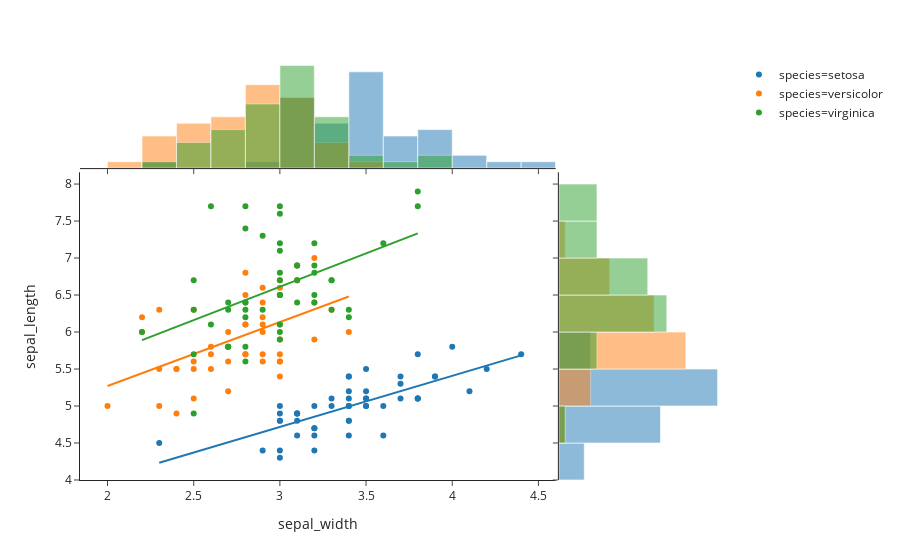

This figure's notebook cell:
### Code cell
import plotly.express as px
df = px.data.iris()
fig = px.scatter(df, x="sepal_width", y="sepal_length", color="species", marginal_y="histogram",
           marginal_x="histogram", trendline="ols", template="simple_white")
fig.show()

### Figure 1 — Plotly figure (JSON) as saved in the notebook; plotly's stock layout.template omitted (floating-point values rounded to 4 significant figures)
{"data": [{"hoverlabel": {"namelength": 0}, "hovertemplate": "species=setosa<br>sepal_width=%{x}<br>sepal_length=%{y}", "legendgroup": "species=setosa", "marker": {"color": "#1F77B4", "symbol": "circle"}, "mode": "markers", "name": "species=setosa", "showlegend": true, "type": "scatter", "x": [3.5, 3, 3.2, 3.1, 3.6, 3.9, 3.4, 3.4, 2.9, 3.1, 3.7, 3.4, 3, 3, 4, 4.4, 3.9, 3.5, 3.8, 3.8, 3.4, 3.7, 3.6, 3.3, 3.4, 3, 3.4, 3.5, 3.4, 3.2, 3.1, 3.4, 4.1, 4.2, 3.1, 3.2, 3.5, 3.1, 3, 3.4, 3.5, 2.3, 3.2, 3.5, 3.8, 3, 3.8, 3.2, 3.7, 3.3], "xaxis": "x", "y": [5.1, 4.9, 4.7, 4.6, 5, 5.4, 4.6, 5, 4.4, 4.9, 5.4, 4.8, 4.8, 4.3, 5.8, 5.7, 5.4, 5.1, 5.7, 5.1, 5.4, 5.1, 4.6, 5.1, 4.8, 5, 5, 5.2, 5.2, 4.7, 4.8, 5.4, 5.2, 5.5, 4.9, 5, 5.5, 4.9, 4.4, 5.1, 5, 4.5, 4.4, 5, 5.1, 4.8, 5.1, 4.6, 5.3, 5], "yaxis": "y"}, {"alignmentgroup": "True", "bingroup": "x", "hoverlabel": {"namelength": 0}, "hovertemplate": "species=setosa<br>sepal_width=%{x}<br>count=%{y}", "legendgroup": "species=setosa", "marker": {"color": "#1F77B4"}, "name": "species=setosa", "offsetgroup": "species=setosa", "opacity": 0.5, "showlegend": false, "type": "histogram", "x": [3.5, 3, 3.2, 3.1, 3.6, 3.9, 3.4, 3.4, 2.9, 3.1, 3.7, 3.4, 3, 3, 4, 4.4, 3.9, 3.5, 3.8, 3.8, 3.4, 3.7, 3.6, 3.3, 3.4, 3, 3.4, 3.5, 3.4, 3.2, 3.1, 3.4, 4.1, 4.2, 3.1, 3.2, 3.5, 3.1, 3, 3.4, 3.5, 2.3, 3.2, 3.5, 3.8, 3, 3.8, 3.2, 3.7, 3.3], "xaxis": "x3", "yaxis": "y3"}, {"alignmentgroup": "True", "bingroup": "y", "hoverlabel": {"namelength": 0}, "hovertemplate": "species=setosa<br>sepal_length=%{y}<br>count=%{x}", "legendgroup": "species=setosa", "marker": {"color": "#1F77B4"}, "name": "species=setosa", "offsetgroup": "species=setosa", "opacity": 0.5, "showlegend": false, "type": "histogram", "xaxis": "x2", "y": [5.1, 4.9, 4.7, 4.6, 5, 5.4, 4.6, 5, 4.4, 4.9, 5.4, 4.8, 4.8, 4.3, 5.8, 5.7, 5.4, 5.1, 5.7, 5.1, 5.4, 5.1, 4.6, 5.1, 4.8, 5, 5, 5.2, 5.2, 4.7, 4.8, 5.4, 5.2, 5.5, 4.9, 5, 5.5, 4.9, 4.4, 5.1, 5, 4.5, 4.4, 5, 5.1, 4.8, 5.1, 4.6, 5.3, 5], "yaxis": "y2"}, {"hoverlabel": {"namelength": 0}, "hovertemplate": "<b>OLS trendline</b><br>sepal_length = 0.690854 * sepal_width + 2.644660<br>R<sup>2</sup>=0.557681<br><br>species=setosa<br>sepal_width=%{x}<br>sepal_length=%{y} <b>(trend)</b>", "legendgroup": "species=setosa", "marker": {"color": "#1F77B4", "symbol": "circle"}, "mode": "lines", "name": "species=setosa", "showlegend": false, "type": "scatter", "x": [2.3, 2.9, 3, 3, 3, 3, 3, 3, 3.1, 3.1, 3.1, 3.1, 3.1, 3.2, 3.2, 3.2, 3.2, 3.2, 3.3, 3.3, 3.4, 3.4, 3.4, 3.4, 3.4, 3.4, 3.4, 3.4, 3.4, 3.5, 3.5, 3.5, 3.5, 3.5, 3.5, 3.6, 3.6, 3.7, 3.7, 3.7, 3.8, 3.8, 3.8, 3.8, 3.9, 3.9, 4, 4.1, 4.2, 4.4], "xaxis": "x", "y": [4.234, 4.648, 4.717, 4.717, 4.717, 4.717, 4.717, 4.717, 4.786, 4.786, 4.786, 4.786, 4.786, 4.855, 4.855, 4.855, 4.855, 4.855, 4.924, 4.924, 4.994, 4.994, 4.994, 4.994, 4.994, 4.994, 4.994, 4.994, 4.994, 5.063, 5.063, 5.063, 5.063, 5.063, 5.063, 5.132, 5.132, 5.201, 5.201, 5.201, 5.27, 5.27, 5.27, 5.27, 5.339, 5.339, 5.408, 5.477, 5.546, 5.684], "yaxis": "y"}, {"hoverlabel": {"namelength": 0}, "hovertemplate": "species=versicolor<br>sepal_width=%{x}<br>sepal_length=%{y}", "legendgroup": "species=versicolor", "marker": {"color": "#FF7F0E", "symbol": "circle"}, "mode": "markers", "name": "species=versicolor", "showlegend": true, "type": "scatter", "x": [3.2, 3.2, 3.1, 2.3, 2.8, 2.8, 3.3, 2.4, 2.9, 2.7, 2, 3, 2.2, 2.9, 2.9, 3.1, 3, 2.7, 2.2, 2.5, 3.2, 2.8, 2.5, 2.8, 2.9, 3, 2.8, 3, 2.9, 2.6, 2.4, 2.4, 2.7, 2.7, 3, 3.4, 3.1, 2.3, 3, 2.5, 2.6, 3, 2.6, 2.3, 2.7, 3, 2.9, 2.9, 2.5, 2.8], "xaxis": "x", "y": [7, 6.4, 6.9, 5.5, 6.5, 5.7, 6.3, 4.9, 6.6, 5.2, 5, 5.9, 6, 6.1, 5.6, 6.7, 5.6, 5.8, 6.2, 5.6, 5.9, 6.1, 6.3, 6.1, 6.4, 6.6, 6.8, 6.7, 6, 5.7, 5.5, 5.5, 5.8, 6, 5.4, 6, 6.7, 6.3, 5.6, 5.5, 5.5, 6.1, 5.8, 5, 5.6, 5.7, 5.7, 6.2, 5.1, 5.7], "yaxis": "y"}, {"alignmentgroup": "True", "bingroup": "x", "hoverlabel": {"namelength": 0}, "hovertemplate": "species=versicolor<br>sepal_width=%{x}<br>count=%{y}", "legendgroup": "species=versicolor", "marker": {"color": "#FF7F0E"}, "name": "species=versicolor", "offsetgroup": "species=versicolor", "opacity": 0.5, "showlegend": false, "type": "histogram", "x": [3.2, 3.2, 3.1, 2.3, 2.8, 2.8, 3.3, 2.4, 2.9, 2.7, 2, 3, 2.2, 2.9, 2.9, 3.1, 3, 2.7, 2.2, 2.5, 3.2, 2.8, 2.5, 2.8, 2.9, 3, 2.8, 3, 2.9, 2.6, 2.4, 2.4, 2.7, 2.7, 3, 3.4, 3.1, 2.3, 3, 2.5, 2.6, 3, 2.6, 2.3, 2.7, 3, 2.9, 2.9, 2.5, 2.8], "xaxis": "x3", "yaxis": "y3"}, {"alignmentgroup": "True", "bingroup": "y", "hoverlabel": {"namelength": 0}, "hovertemplate": "species=versicolor<br>sepal_length=%{y}<br>count=%{x}", "legendgroup": "species=versicolor", "marker": {"color": "#FF7F0E"}, "name": "species=versicolor", "offsetgroup": "species=versicolor", "opacity": 0.5, "showlegend": false, "type": "histogram", "xaxis": "x2", "y": [7, 6.4, 6.9, 5.5, 6.5, 5.7, 6.3, 4.9, 6.6, 5.2, 5, 5.9, 6, 6.1, 5.6, 6.7, 5.6, 5.8, 6.2, 5.6, 5.9, 6.1, 6.3, 6.1, 6.4, 6.6, 6.8, 6.7, 6, 5.7, 5.5, 5.5, 5.8, 6, 5.4, 6, 6.7, 6.3, 5.6, 5.5, 5.5, 6.1, 5.8, 5, 5.6, 5.7, 5.7, 6.2, 5.1, 5.7], "yaxis": "y2"}, {"hoverlabel": {"namelength": 0}, "hovertemplate": "<b>OLS trendline</b><br>sepal_length = 0.865078 * sepal_width + 3.539735<br>R<sup>2</sup>=0.276582<br><br>species=versicolor<br>sepal_width=%{x}<br>sepal_length=%{y} <b>(trend)</b>", "legendgroup": "species=versicolor", "marker": {"color": "#FF7F0E", "symbol": "circle"}, "mode": "lines", "name": "species=versicolor", "showlegend": false, "type": "scatter", "x": [2, 2.2, 2.2, 2.3, 2.3, 2.3, 2.4, 2.4, 2.4, 2.5, 2.5, 2.5, 2.5, 2.6, 2.6, 2.6, 2.7, 2.7, 2.7, 2.7, 2.7, 2.8, 2.8, 2.8, 2.8, 2.8, 2.8, 2.9, 2.9, 2.9, 2.9, 2.9, 2.9, 2.9, 3, 3, 3, 3, 3, 3, 3, 3, 3.1, 3.1, 3.1, 3.2, 3.2, 3.2, 3.3, 3.4], "xaxis": "x", "y": [5.27, 5.443, 5.443, 5.529, 5.529, 5.529, 5.616, 5.616, 5.616, 5.702, 5.702, 5.702, 5.702, 5.789, 5.789, 5.789, 5.875, 5.875, 5.875, 5.875, 5.875, 5.962, 5.962, 5.962, 5.962, 5.962, 5.962, 6.048, 6.048, 6.048, 6.048, 6.048, 6.048, 6.048, 6.135, 6.135, 6.135, 6.135, 6.135, 6.135, 6.135, 6.135, 6.221, 6.221, 6.221, 6.308, 6.308, 6.308, 6.394, 6.481], "yaxis": "y"}, {"hoverlabel": {"namelength": 0}, "hovertemplate": "species=virginica<br>sepal_width=%{x}<br>sepal_length=%{y}", "legendgroup": "species=virginica", "marker": {"color": "#2CA02C", "symbol": "circle"}, "mode": "markers", "name": "species=virginica", "showlegend": true, "type": "scatter", "x": [3.3, 2.7, 3, 2.9, 3, 3, 2.5, 2.9, 2.5, 3.6, 3.2, 2.7, 3, 2.5, 2.8, 3.2, 3, 3.8, 2.6, 2.2, 3.2, 2.8, 2.8, 2.7, 3.3, 3.2, 2.8, 3, 2.8, 3, 2.8, 3.8, 2.8, 2.8, 2.6, 3, 3.4, 3.1, 3, 3.1, 3.1, 3.1, 2.7, 3.2, 3.3, 3, 2.5, 3, 3.4, 3], "xaxis": "x", "y": [6.3, 5.8, 7.1, 6.3, 6.5, 7.6, 4.9, 7.3, 6.7, 7.2, 6.5, 6.4, 6.8, 5.7, 5.8, 6.4, 6.5, 7.7, 7.7, 6, 6.9, 5.6, 7.7, 6.3, 6.7, 7.2, 6.2, 6.1, 6.4, 7.2, 7.4, 7.9, 6.4, 6.3, 6.1, 7.7, 6.3, 6.4, 6, 6.9, 6.7, 6.9, 5.8, 6.8, 6.7, 6.7, 6.3, 6.5, 6.2, 5.9], "yaxis": "y"}, {"alignmentgroup": "True", "bingroup": "x", "hoverlabel": {"namelength": 0}, "hovertemplate": "species=virginica<br>sepal_width=%{x}<br>count=%{y}", "legendgroup": "species=virginica", "marker": {"color": "#2CA02C"}, "name": "species=virginica", "offsetgroup": "species=virginica", "opacity": 0.5, "showlegend": false, "type": "histogram", "x": [3.3, 2.7, 3, 2.9, 3, 3, 2.5, 2.9, 2.5, 3.6, 3.2, 2.7, 3, 2.5, 2.8, 3.2, 3, 3.8, 2.6, 2.2, 3.2, 2.8, 2.8, 2.7, 3.3, 3.2, 2.8, 3, 2.8, 3, 2.8, 3.8, 2.8, 2.8, 2.6, 3, 3.4, 3.1, 3, 3.1, 3.1, 3.1, 2.7, 3.2, 3.3, 3, 2.5, 3, 3.4, 3], "xaxis": "x3", "yaxis": "y3"}, {"alignmentgroup": "True", "bingroup": "y", "hoverlabel": {"namelength": 0}, "hovertemplate": "species=virginica<br>sepal_length=%{y}<br>count=%{x}", "legendgroup": "species=virginica", "marker": {"color": "#2CA02C"}, "name": "species=virginica", "offsetgroup": "species=virginica", "opacity": 0.5, "showlegend": false, "type": "histogram", "xaxis": "x2", "y": [6.3, 5.8, 7.1, 6.3, 6.5, 7.6, 4.9, 7.3, 6.7, 7.2, 6.5, 6.4, 6.8, 5.7, 5.8, 6.4, 6.5, 7.7, 7.7, 6, 6.9, 5.6, 7.7, 6.3, 6.7, 7.2, 6.2, 6.1, 6.4, 7.2, 7.4, 7.9, 6.4, 6.3, 6.1, 7.7, 6.3, 6.4, 6, 6.9, 6.7, 6.9, 5.8, 6.8, 6.7, 6.7, 6.3, 6.5, 6.2, 5.9], "yaxis": "y2"}, {"hoverlabel": {"namelength": 0}, "hovertemplate": "<b>OLS trendline</b><br>sepal_length = 0.901534 * sepal_width + 3.906836<br>R<sup>2</sup>=0.209057<br><br>species=virginica<br>sepal_width=%{x}<br>sepal_length=%{y} <b>(trend)</b>", "legendgroup": "species=virginica", "marker": {"color": "#2CA02C", "symbol": "circle"}, "mode": "lines", "name": "species=virginica", "showlegend": false, "type": "scatter", "x": [2.2, 2.5, 2.5, 2.5, 2.5, 2.6, 2.6, 2.7, 2.7, 2.7, 2.7, 2.8, 2.8, 2.8, 2.8, 2.8, 2.8, 2.8, 2.8, 2.9, 2.9, 3, 3, 3, 3, 3, 3, 3, 3, 3, 3, 3, 3, 3.1, 3.1, 3.1, 3.1, 3.2, 3.2, 3.2, 3.2, 3.2, 3.3, 3.3, 3.3, 3.4, 3.4, 3.6, 3.8, 3.8], "xaxis": "x", "y": [5.89, 6.161, 6.161, 6.161, 6.161, 6.251, 6.251, 6.341, 6.341, 6.341, 6.341, 6.431, 6.431, 6.431, 6.431, 6.431, 6.431, 6.431, 6.431, 6.521, 6.521, 6.611, 6.611, 6.611, 6.611, 6.611, 6.611, 6.611, 6.611, 6.611, 6.611, 6.611, 6.611, 6.702, 6.702, 6.702, 6.702, 6.792, 6.792, 6.792, 6.792, 6.792, 6.882, 6.882, 6.882, 6.972, 6.972, 7.152, 7.333, 7.333], "yaxis": "y"}], "layout": {"barmode": "overlay", "legend": {"tracegroupgap": 0}, "margin": {"t": 60}, "xaxis": {"anchor": "y", "domain": [0, 0.7363], "title": {"text": "sepal_width"}}, "xaxis2": {"anchor": "y2", "domain": [0.7413, 1], "matches": "x2", "showline": false, "showticklabels": false, "ticks": ""}, "xaxis3": {"anchor": "y3", "domain": [0, 0.7363], "matches": "x", "showticklabels": false}, "xaxis4": {"anchor": "y4", "domain": [0.7413, 1], "matches": "x2", "showline": false, "showticklabels": false, "ticks": ""}, "yaxis": {"anchor": "x", "domain": [0, 0.7326], "title": {"text": "sepal_length"}}, "yaxis2": {"anchor": "x2", "domain": [0, 0.7326], "matches": "y", "showticklabels": false}, "yaxis3": {"anchor": "x3", "domain": [0.7426, 1], "matches": "y3", "showline": false, "showticklabels": false, "ticks": ""}, "yaxis4": {"anchor": "x4", "domain": [0.7426, 1], "matches": "y3", "showline": false, "showticklabels": false, "ticks": ""}}}
